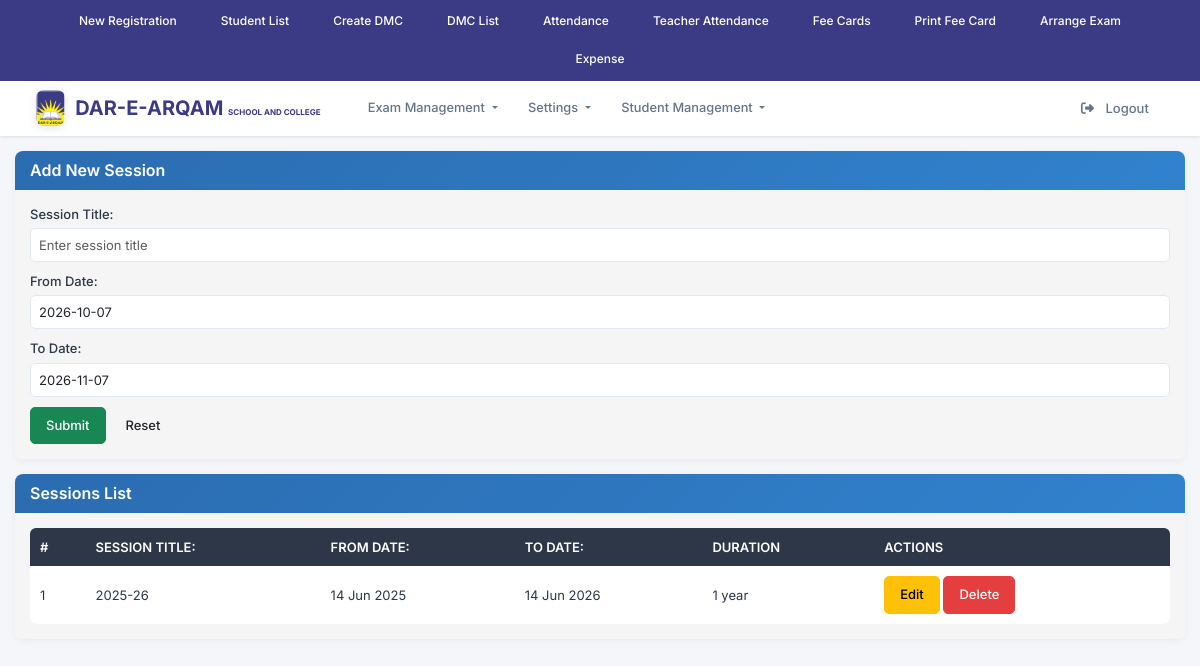
The page /sessions.php (signed in) on the database its author committed.
### tables this page shows
CREATE TABLE `modules` (
  `id` int(11) NOT NULL,
  `parent_id` int(11) DEFAULT NULL,
  `title` varchar(100) NOT NULL,
  `url` varchar(255) NOT NULL DEFAULT '#',
  `description` varchar(255) DEFAULT NULL,
  `status` tinyint(1) DEFAULT 1,
  `created_at` timestamp NOT NULL DEFAULT current_timestamp(),
  `type` enum('Parent','Child') NOT NULL DEFAULT 'Parent'
);

CREATE TABLE `sessions` (
  `id` int(11) NOT NULL,
  `title` varchar(255) DEFAULT NULL,
  `from_dated` date DEFAULT current_timestamp(),
  `to_dated` date NOT NULL DEFAULT current_timestamp(),
  `dated` date NOT NULL DEFAULT current_timestamp(),
  `status` int(11) NOT NULL DEFAULT 0
);

### sessions.php (the view, shortened to what this page needs)
<?php
require_once('conn_inc.php');
$lang = 'en';
$translations = [
    'en' => [
        'title' => 'Sessions Management',
        'add_title' => 'Add New Session',
        'title_label' => 'Session Title:',
        'title_placeholder' => 'Enter session title',
        'from_date_label' => 'From Date:',
        'to_date_label' => 'To Date:',
        'duration_label' => 'Duration',
        'submit' => 'Submit',
        'reset' => 'Reset',
        'success' => 'Session added successfully!',
        'update_success' => 'Session updated successfully!',
        'error' => 'Error: ',
        'empty_error' => 'Title, From Date, and To Date cannot be empty!',
        'date_error' => 'To Date must be after From Date!',
        'list_title' => 'Sessions List',
        'no_records' => 'No sessions found.',
        'sr_no' => '#',
        'actions' => 'Actions',
        'edit' => 'Edit',
        'save' => 'Save',
        'cancel' => 'Cancel'
    ]
];
?>
<!DOCTYPE html>
<html lang="en">
<head>
</head>
<body>
<?php require_once('navbar.php'); ?>
<div class="container">
    <div class="row">
        <div class="col-md-12">
            <div class="panel panel-primary">
                <div class="panel-heading">
                    <h3 class="panel-title">
                        <?php
                        echo isset($_GET['edit']) ? 'Edit Session' : $translations[$lang]['add_title'];
                        ?>
                    </h3>
                </div>
                <div class="panel-body">
                    <form method="post" action="">
                        <?php
                        $edit_mode = false;
                        $session_data = [
                            'id' => '',
                            'title' => '',
                            'from_dated' => date('Y-m-d'),
                            'to_dated' => date('Y-m-d', strtotime('+1 month'))
                        ];
                        ?>
                        <div class="form-group">
                            <label for="title"><?php echo $translations[$lang]['title_label']; ?></label>
                            <input type="text" class="form-control" id="title" name="title" required
                                   placeholder="<?php echo $translations[$lang]['title_placeholder']; ?>"
                                   value="<?php echo htmlspecialchars($session_data['title']); ?>">
                        </div>
                        <div class="form-group">
                            <label for="from_dated"><?php echo $translations[$lang]['from_date_label']; ?></label>
                            <input type="text" class="form-control datepicker" id="from_dated" name="from_dated" required
                                   value="<?php echo $session_data['from_dated']; ?>">
                        </div>
                        <div class="form-group">
                            <label for="to_dated"><?php echo $translations[$lang]['to_date_label']; ?></label>
                            <input type="text" class="form-control datepicker" id="to_dated" name="to_dated" required
                                   value="<?php echo $session_data['to_dated']; ?>">
                        </div>
                        <div class="text-right">
                            <button type="submit" class="btn btn-success">
                                <?php echo $translations[$lang]['submit']; ?>
                            </button>
                            <?php if ($edit_mode): ?>
                                <a href="sessions.php" class="btn btn-default">
                                    <span class="glyphicon glyphicon-remove"></span>
                                    <?php echo $translations[$lang]['cancel']; ?>
                                </a>
                            <?php else: ?>
                                <button type="reset" class="btn btn-default">
                                    <?php echo $translations[$lang]['reset']; ?>
                                </button>
                            <?php endif; ?>
                        </div>
                    </form>
                </div>
            </div>
            <div class="panel panel-info">
                <div class="panel-heading">
                    <h3 class="panel-title"><?php echo $translations[$lang]['list_title']; ?></h3>
                </div>
                <div class="panel-body">
                    <?php
                    $result = $conn->query("SELECT id, title, from_dated, to_dated FROM sessions ORDER BY from_dated DESC");
                    ?>
                    <?php if ($result->num_rows > 0): ?>
                        <div class="table-responsive">
                            <table class="table table-bordered table-hover">
                                <thead>
                                    <tr>
                                        <th><?php echo $translations[$lang]['sr_no']; ?></th>
                                        <th><?php echo $translations[$lang]['title_label']; ?></th>
                                        <th><?php echo $translations[$lang]['from_date_label']; ?></th>
                                        <th><?php echo $translations[$lang]['to_date_label']; ?></th>
                                        <th><?php echo $translations[$lang]['duration_label']; ?></th>
                                        <th><?php echo $translations[$lang]['actions']; ?></th>
                                    </tr>
                                </thead>
                                <tbody>
                                    <?php
                                    $counter = 1;
                                    while ($row = $result->fetch_assoc()):
                                        $start_date = new DateTime($row['from_dated']);
                                        $end_date = new DateTime($row['to_dated']);
                                        $interval = $start_date->diff($end_date);
                                        $duration_parts = [];
                                        if ($interval->y > 0) {
                                            $duration_parts[] = $interval->y . ' ' . ($interval->y == 1 ? 'year' : 'years');
                                        }
                                        $duration = implode(' ', $duration_parts);
                                    ?>
                                        <tr>
                                            <td><?php echo $counter++; ?></td>
                                            <td><?php echo htmlspecialchars($row['title']); ?></td>
                                            <td><?php echo date('d M Y', strtotime($row['from_dated'])); ?></td>
                                            <td><?php echo date('d M Y', strtotime($row['to_dated'])); ?></td>
                                            <td><?php echo $duration; ?></td>
                                            <td>
                                                <a href="?edit=<?php echo $row['id']; ?>" class="btn btn-xs btn-warning">
                                                    <?php echo $translations[$lang]['edit']; ?>
                                                </a>
                                                <a href="?delete=<?php echo $row['id']; ?>" class="btn btn-xs btn-danger"
                                                   onclick="return confirm('Are you sure you want to delete this session?')">
                                                    Delete
                                                </a>
                                            </td>
                                        </tr>
                                    <?php endwhile; ?>
                                </tbody>
                            </table>
                        </div>
                    <?php else: ?>
                        <div class="alert alert-info text-center">
                            <?php echo $translations[$lang]['no_records']; ?>
                        </div>
                    <?php endif; ?>
                </div>
            </div>
        </div>
    </div>
</div>
</body>
</html>

### navbar.php (shortened to what this page needs)
<?php
require_once('conn_inc.php');
$user_id = $_SESSION['user_id'] ?? 0;
$role_modules = [];
if ($user_id) {
    $qry = "
        SELECT m.id, m.parent_id, m.title, m.url
        FROM role_modules rm
        INNER JOIN modules m ON rm.module_id = m.id
        INNER JOIN users u ON rm.role_id = u.role_id
        WHERE u.id = ?
        ORDER BY m.parent_id, m.title
    ";
    $stmt = $conn->prepare($qry);
    $stmt->bind_param("i", $user_id);
    $stmt->execute();
    $res = $stmt->get_result();
    while ($row = $res->fetch_assoc()) {
        $parent_id = $row['parent_id'] ?? 0;
        if ($parent_id == 0) {
            if (!isset($role_modules[$row['id']])) {
                $role_modules[$row['id']] = [
                    'title' => $row['title'],
                    'url' => $row['url'] ?? '#',
                    'children' => []
                ];
            }
        } else {
            $role_modules[$parent_id]['children'][] = [
                'title' => $row['title'],
                'url' => $row['url'] ?? '#'
            ];
        }
    }
}
?>
<link href="https://cdn.jsdelivr.net/npm/bootstrap@5.3.3/dist/css/bootstrap.min.css" rel="stylesheet">
<link href="https://cdnjs.cloudflare.com/ajax/libs/font-awesome/6.5.0/css/all.min.css" rel="stylesheet">
<div class="top-quick-bar" style="background-color: #3b3a85 !important;">
  <div class="quick-links-horizontal">
    <a href="student_registration.php" class="quick-link-horizontal-btn">
      New Registration
    </a>
    <a href="student_list.php" class="quick-link-horizontal-btn">
      Student List
    </a>
    <a href="create_dmcs.php" class="quick-link-horizontal-btn">
      Create DMC
    </a>
    <a href="dmc_list.php" class="quick-link-horizontal-btn">
      DMC List
    </a>
    <a href="attendance_class.php" class="quick-link-horizontal-btn">
      Attendance
    </a>
    <a href="users_attendance.php" class="quick-link-horizontal-btn">
      Teacher Attendance
    </a>
    <a href="fee_card_create_monthly.php" class="quick-link-horizontal-btn">
      Fee Cards
    </a>
    <a href="student_feecards.php" class="quick-link-horizontal-btn">
      Print Fee Card
    </a>
    <a href="arrange_exam.php" class="quick-link-horizontal-btn">
      Arrange Exam
    </a>
    <a href="expense.php" class="quick-link-horizontal-btn">
      Expense
    </a>
  </div>
</div>
<nav class="navbar navbar-expand-lg navbar-light sticky-top">
  <div class="container-fluid">
    <div class="navbar-main-content">
      <a class="navbar-brand" href="index.php">
        <img src="logo2.png" alt="Logo">
        <div class="brand-text"><span style="font-size:20px;color: #16253e !important;">DAR-E-ARQAM <small>SCHOOL AND COLLEGE</small></span> </div>
      </a>
      <div class="collapse navbar-collapse" id="mainNavbar">
        <ul class="navbar-nav me-auto mb-2 mb-lg-0">
          <?php foreach ($role_modules as $module_id => $module): ?>
            <?php
            $is_dropdown = !empty($module['children']);
            $module_title = isset($module['title']) ? $module['title'] : '';
            $module_url = isset($module['url']) ? $module['url'] : '#';
            ?>
            <li class="nav-item <?php echo $is_dropdown ? 'dropdown' : ''; ?>">
              <?php if (!$is_dropdown && !empty($module_title) && !empty($module_url) && $module_url != '#'): ?>
                <a class="nav-link <?php echo $module_url === 'index.php' ? 'active' : ''; ?>" href="<?php echo htmlspecialchars($module_url); ?>">
                  <?php echo htmlspecialchars($module_title); ?>
                </a>
              <?php elseif ($is_dropdown && !empty($module_title)): ?>
                <a class="nav-link dropdown-toggle" href="#" id="<?php echo htmlspecialchars(strtolower(str_replace(' ', '', $module_title))); ?>Dropdown" role="button" data-bs-toggle="dropdown">
                  <?php echo htmlspecialchars($module_title); ?>
                </a>
              <?php endif; ?>
            </li>
          <?php endforeach; ?>
        </ul>
        <ul class="navbar-nav ms-auto">
          <li class="nav-item">
            <a class="nav-link btn btn-logout rounded-5" href="logout.php">
              <i class="fa-solid fa-right-from-bracket me-2"></i>
              Logout
            </a>
          </li>
        </ul>
      </div>
    </div>
  </div>
</nav>

### rows shown on the page
modules: title "Exam Management"
modules: title "Student Management"
sessions: title "2025-26", from_dated "14 Jun 2025", to_dated "14 Jun 2026", duration "1 year"

### other values the page prints
$module_title "Settings"
$translations[$lang]['add_title'] "Add New Session"
$translations[$lang]['title_label'] "Session Title:"
$translations[$lang]['from_date_label'] "From Date:"
$translations[$lang]['to_date_label'] "To Date:"
$translations[$lang]['submit'] "Submit"
$translations[$lang]['reset'] "Reset"
$translations[$lang]['list_title'] "Sessions List"
$translations[$lang]['sr_no'] "#"
$translations[$lang]['title_label'] "SESSION TITLE:"
$translations[$lang]['from_date_label'] "FROM DATE:"
$translations[$lang]['to_date_label'] "TO DATE:"
$translations[$lang]['duration_label'] "DURATION"
$translations[$lang]['actions'] "ACTIONS"
